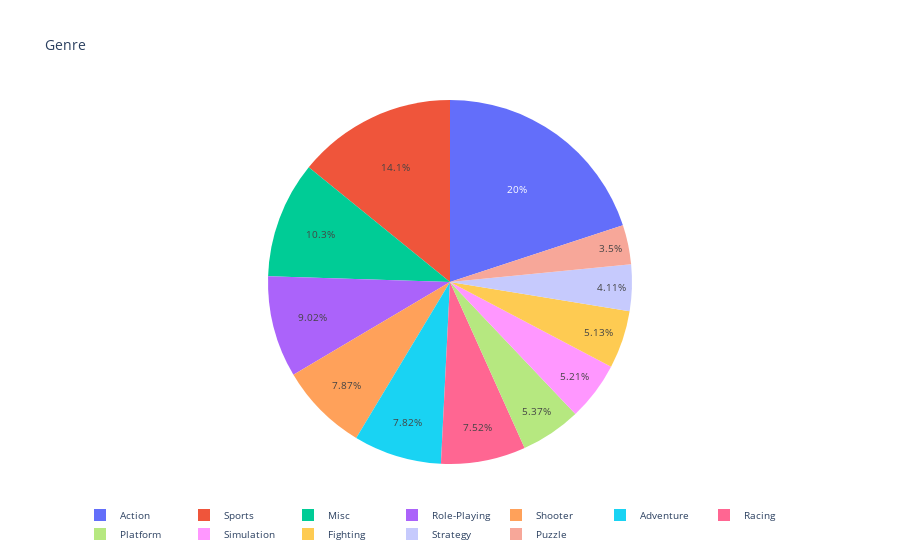

Notebook cell for this chart:
### Code cell
# create a pie chart 
genre_counts = games_clean['Genre'].value_counts(sort = True)

pie = go.Pie(labels = genre_counts.index, values = genre_counts.values)

layout = go.Layout(title = 'Genre', font = dict(size = 10), legend = dict(orientation = 'h'))

fig = go.Figure(data = [pie], layout = layout)

py.iplot(fig)

### Figure 1 — Plotly figure (JSON) as saved in the notebook; plotly's stock layout.template omitted (floating-point values rounded to 4 significant figures)
{"data": [{"labels": ["Action", "Sports", "Misc", "Role-Playing", "Shooter", "Adventure", "Racing", "Platform", "Simulation", "Fighting", "Strategy", "Puzzle"], "type": "pie", "values": [3251, 2304, 1686, 1470, 1282, 1274, 1225, 875, 848, 836, 670, 570]}], "layout": {"font": {"size": 10}, "legend": {"orientation": "h"}, "title": {"text": "Genre"}}}
